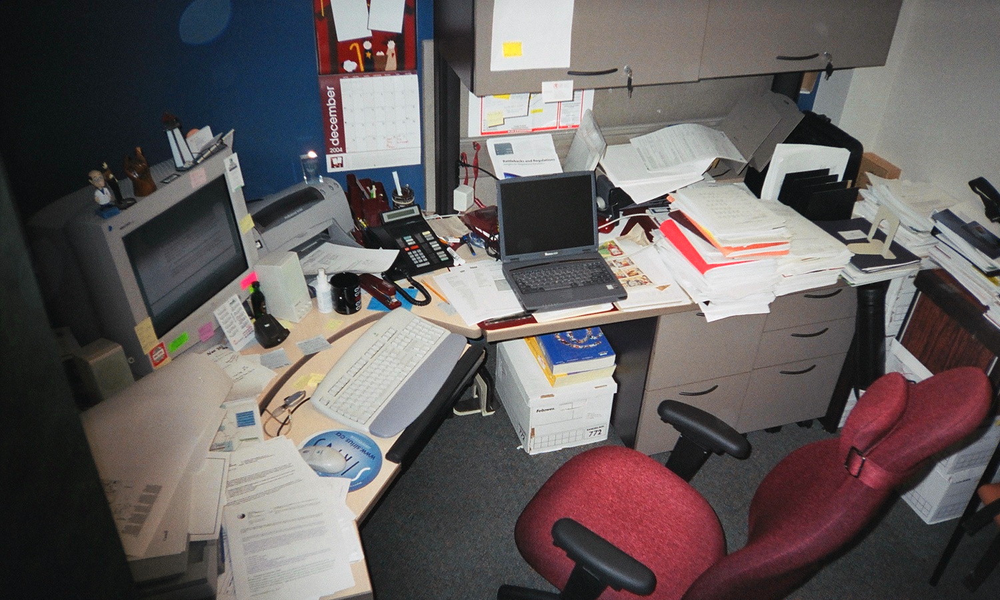
#> input picture ejercicio 1 procesamiento/image.png, 1000 x 600 px, shrunk from 1500 x 900 before the run
$ python procesamiento.py   (older library calls are emulated)
#> lines starting #> are read from the running program, lines starting #| are printed output that depends on the picture
import cv2
import numpy as np
import matplotlib.pyplot as plt
import os
import urllib.request

# Set Comic Sans font for all plots
plt.rcParams['font.family'] = ['Comic Sans MS', 'Trebuchet MS', 'DejaVu Sans']
plt.rcParams['font.size'] = 12

def load_and_process_image(image_path):
    """
    Load and process image with smoothing and edge detection
    """
#> called with image_path = 'image.png'
    # Create results directory
    os.makedirs('resultados', exist_ok=True)

    # Load image
    image = cv2.imread(image_path)
#> image is the input picture: shape (600, 1000, 3); mean B, G, R 94.9, 95, 101.9
    if image is None:
        raise FileNotFoundError(f"Image not found: {image_path}")

    # Convert BGR to RGB for matplotlib
    image_rgb = cv2.cvtColor(image, cv2.COLOR_BGR2RGB)

    # Convert to grayscale for processing
    gray = cv2.cvtColor(image, cv2.COLOR_BGR2GRAY)
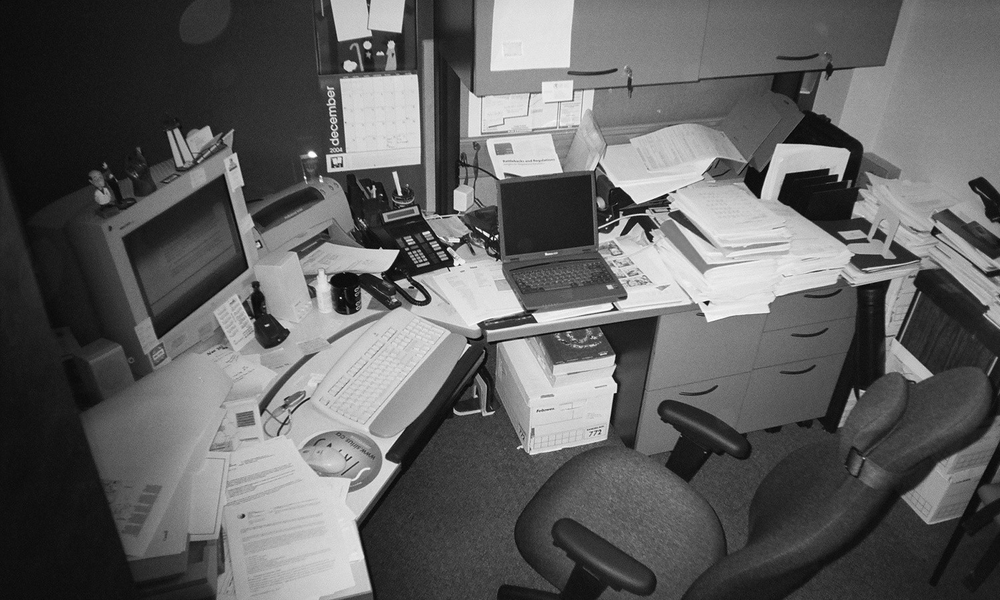
#> gray: shape (600, 1000); min 1, max 255, mean 97

    return image, image_rgb, gray

def apply_smoothing(gray_image):
    """
    Apply Gaussian smoothing filter
    """
    # Apply Gaussian blur
    smoothed = cv2.GaussianBlur(gray_image, (15, 15), 0)
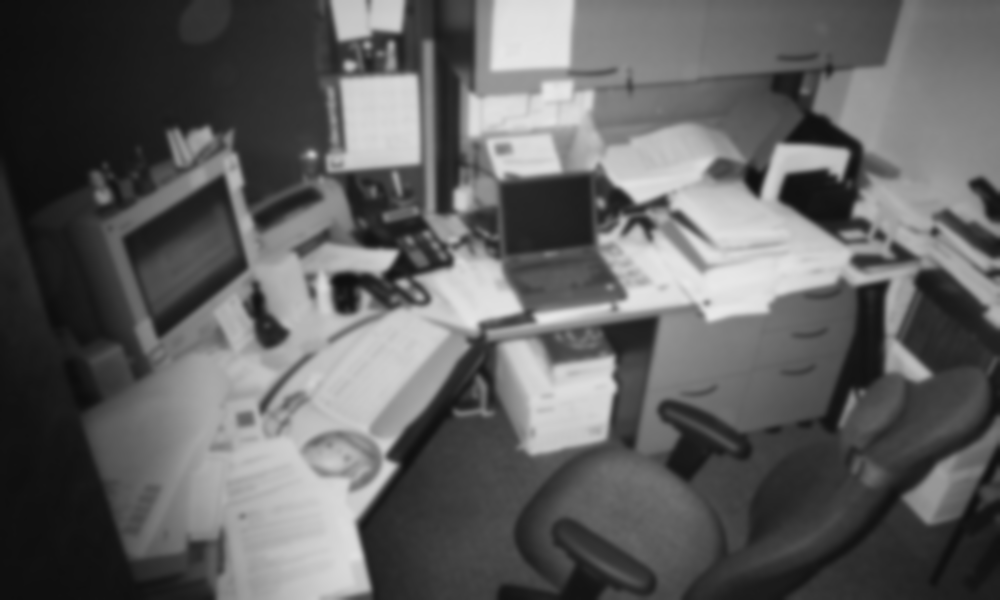
#> smoothed: shape (600, 1000); min 13, max 233, mean 97

    # Alternative: Median filter
    # smoothed = cv2.medianBlur(gray_image, 15)

    return smoothed

def detect_edges(smoothed_image):
    """
    Apply Canny edge detection
    """
    # Canny edge detection
    edges = cv2.Canny(smoothed_image, 50, 150)
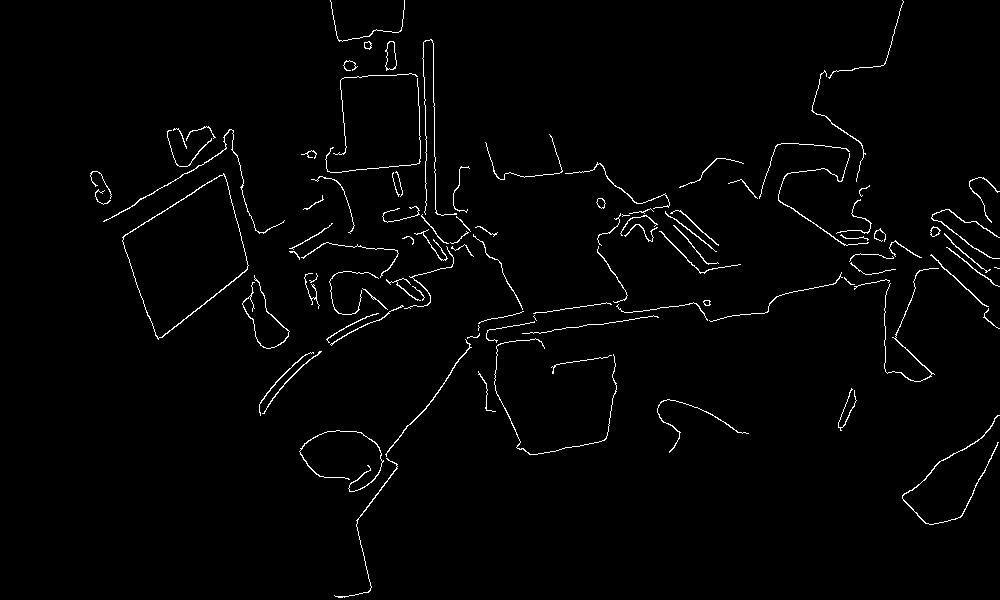
#> edges: shape (600, 1000); 1.7% white in thin lines or dots

    # [5 lines of commented-out code are left out]

    return edges

def visualize_processing_stages(original, smoothed, edges):
    """
    Visualize the three processing stages
    """
    fig, axes = plt.subplots(1, 3, figsize=(15, 5))

    # Original image
    if len(original.shape) == 3:
        axes[0].imshow(original)
    else:
        axes[0].imshow(original, cmap='gray')
    axes[0].set_title('Original Image')
    axes[0].axis('off')

    # Smoothed image
    axes[1].imshow(smoothed, cmap='gray')
    axes[1].set_title('Smoothed Image (Gaussian)')
    axes[1].axis('off')

    # Edge detection
    axes[2].imshow(edges, cmap='gray')
    axes[2].set_title('Edge Detection (Canny)')
    axes[2].axis('off')

    plt.tight_layout()
    plt.savefig('resultados/processing_stages.png', dpi=150, bbox_inches='tight')
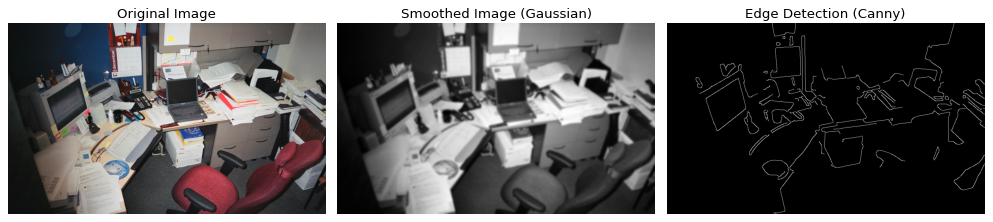
#> figure drawn by matplotlib, 3 panels
    plt.show()

    # Save individual images
    plt.figure(figsize=(8, 6))
    plt.imshow(smoothed, cmap='gray')
    plt.title('Smoothed Image')
    plt.axis('off')
    plt.savefig('resultados/suavizado.png', dpi=150, bbox_inches='tight')
    plt.close()

    plt.figure(figsize=(8, 6))
    plt.imshow(edges, cmap='gray')
    plt.title('Edge Detection')
    plt.axis('off')
    plt.savefig('resultados/bordes.png', dpi=150, bbox_inches='tight')
    plt.close()

def yolo_detection(image_path, image_rgb):
    """
    Simple YOLO detection using multiple fallback methods
    """
    try:
        # Method 1: Try ultralytics (simplest)
        print("Trying ultralytics YOLO...")
        from ultralytics import YOLO
        model = YOLO('yolov8n.pt')
        results = model(image_path)
        result = results[0]

        image_with_boxes = image_rgb.copy()
        detection_count = 0

        if result.boxes is not None:
            for box in result.boxes:
                x1, y1, x2, y2 = box.xyxy[0].cpu().numpy().astype(int)
                confidence = box.conf[0].cpu().numpy()
                class_id = int(box.cls[0].cpu().numpy())
                class_name = model.names[class_id]

                cv2.rectangle(image_with_boxes, (x1, y1), (x2, y2), (0, 255, 0), 2)
                label = f'{class_name}: {confidence:.2f}'
                cv2.putText(image_with_boxes, label, (x1, y1 - 10), cv2.FONT_HERSHEY_SIMPLEX, 0.5, (0, 255, 0), 2)
                detection_count += 1

        plt.figure(figsize=(12, 8))
        plt.imshow(image_with_boxes)
        plt.title(f'YOLO Object Detection Results ({detection_count} objects)')
        plt.axis('off')
        plt.savefig('resultados/deteccion_yolo.png', dpi=150, bbox_inches='tight')
        plt.show()

        print(f"Ultralytics YOLO detected {detection_count} objects successfully!")
        return

    except ImportError:
        print("Ultralytics not available, trying OpenCV face detection...")
    except Exception as e:
        print(f"Ultralytics failed: {e}")

    try:
        # Method 2: OpenCV built-in face detection (always works)
        print("Using OpenCV face detection...")
        gray = cv2.cvtColor(cv2.cvtColor(image_rgb, cv2.COLOR_RGB2BGR), cv2.COLOR_BGR2GRAY)

        # Load face cascade (built into OpenCV)
        face_cascade = cv2.CascadeClassifier(cv2.data.haarcascades + 'haarcascade_frontalface_default.xml')
        eye_cascade = cv2.CascadeClassifier(cv2.data.haarcascades + 'haarcascade_eye.xml')

        # Detect faces
        faces = face_cascade.detectMultiScale(gray, 1.1, 4)
        eyes = eye_cascade.detectMultiScale(gray, 1.1, 4)

        image_with_boxes = image_rgb.copy()
        detection_count = 0

        # Draw face rectangles
        for (x, y, w, h) in faces:
            cv2.rectangle(image_with_boxes, (x, y), (x+w, y+h), (255, 0, 0), 2)
            cv2.putText(image_with_boxes, 'Face', (x, y-10), cv2.FONT_HERSHEY_SIMPLEX, 0.6, (255, 0, 0), 2)
            detection_count += 1

        # Draw eye rectangles
        for (x, y, w, h) in eyes:
            cv2.rectangle(image_with_boxes, (x, y), (x+w, y+h), (0, 255, 0), 2)
            cv2.putText(image_with_boxes, 'Eye', (x, y-10), cv2.FONT_HERSHEY_SIMPLEX, 0.4, (0, 255, 0), 2)
            detection_count += 1

        plt.figure(figsize=(12, 8))
        plt.imshow(image_with_boxes)
        plt.title(f'Object Detection Results ({detection_count} objects: faces/eyes)')
        plt.axis('off')
        plt.savefig('resultados/deteccion_yolo.png', dpi=150, bbox_inches='tight')
        plt.show()

        print(f"OpenCV detection found {len(faces)} faces and {len(eyes)} eyes!")
        return

    except Exception as e:
        print(f"OpenCV detection failed: {e}")

    # Method 3: Simple edge-based "detection" (always works)
    print("Creating edge-based detection visualization...")
    gray = cv2.cvtColor(cv2.cvtColor(image_rgb, cv2.COLOR_RGB2BGR), cv2.COLOR_BGR2GRAY)
    edges = cv2.Canny(gray, 50, 150)

    # Find contours as "detected objects"
    contours, _ = cv2.findContours(edges, cv2.RETR_EXTERNAL, cv2.CHAIN_APPROX_SIMPLE)

    image_with_boxes = image_rgb.copy()
    detection_count = 0

    # Draw bounding boxes around significant contours
    for contour in contours:
        area = cv2.contourArea(contour)
        if area > 1000:  # Only large contours
            x, y, w, h = cv2.boundingRect(contour)
            cv2.rectangle(image_with_boxes, (x, y), (x+w, y+h), (0, 255, 0), 2)
            cv2.putText(image_with_boxes, f'Object {detection_count+1}', (x, y-10), cv2.FONT_HERSHEY_SIMPLEX, 0.5, (0, 255, 0), 2)
            detection_count += 1

    plt.figure(figsize=(12, 8))
    plt.imshow(image_with_boxes)
    plt.title(f'Edge-based Object Detection ({detection_count} objects)')
    plt.axis('off')
    plt.savefig('resultados/deteccion_yolo.png', dpi=150, bbox_inches='tight')
    plt.show()

    print(f"Edge-based detection found {detection_count} objects!")

def main():
    """
    Main processing pipeline
    """
    image_path = 'image.png'

    try:
        # Load and process image
        print("Loading image...")
        original, original_rgb, gray = load_and_process_image(image_path)

        # Apply smoothing
        print("Applying smoothing filter...")
        smoothed = apply_smoothing(gray)

        # Detect edges
        print("Detecting edges...")
        edges = detect_edges(smoothed)

        # Visualize processing stages
        print("Visualizing processing stages...")
        visualize_processing_stages(original_rgb, smoothed, edges)

        # YOLO object detection
        print("Running YOLO detection...")
        yolo_detection(image_path, original_rgb)
#> (the call stopped at in yolo_detection, `model = YOLO('yolov8n.pt')`: ultralytics is not available in this run)

        print("Processing complete! Check 'resultados' folder for output images.")

    except Exception as e:
        print(f"Error: {e}")
        print("Make sure 'image.png' exists in the current directory")

if __name__ == "__main__":
    main()
